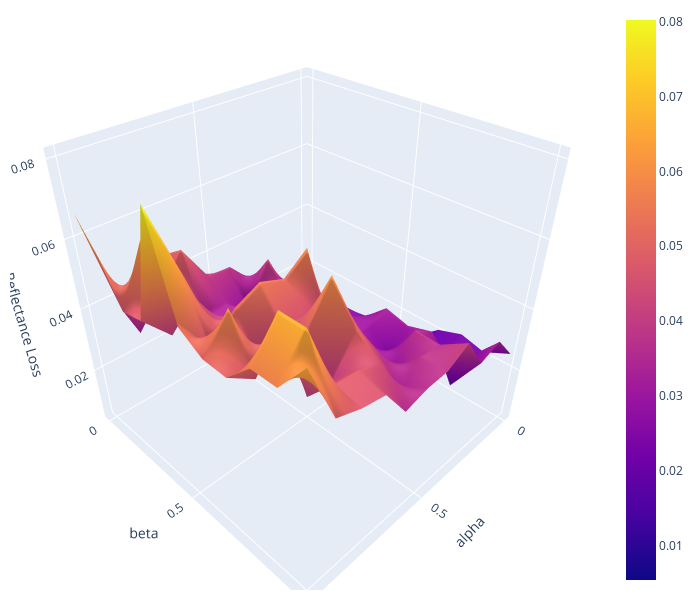

Here is the notebook cell this chart was saved with:
### Code cell
idxs = np.arange(0.0, 1.01, 0.1)

matrix = []

for i in idxs:
    row = []
    for j in idxs:
        for item in study:
            if item['alpha'] == j.round(1) and item['beta'] == i.round(1):
                row.append(item['ref'])
    matrix.append(np.array(row))

matrix_array = np.array(matrix, dtype='float32')

fig = go.Figure(go.Surface(
    contours = {
        "x": {"show": True, "start": 1.5, "end": 2, "size": 0.04, "color":"white"},
        "z": {"show": True, "start": 0.5, "end": 0.8, "size": 0.05}
    },
    x = idxs,
    y = idxs,
    z = matrix_array
    ))
fig.update_layout(
        scene = {
            "xaxis": {"nticks": 5},
            "yaxis": {"nticks": 5},
            "zaxis": {"nticks": 5}
        })

fig.update_layout(scene = dict(
                    xaxis_title='alpha',
                    yaxis_title='beta',
                    zaxis_title='Reflectance Loss'),
                    width=700,
                    height=600,
                    margin=dict(r=20, b=10, l=10, t=10),
                )

fig.show()

### Figure 1 — Plotly figure (JSON) as saved in the notebook; plotly's stock layout.template omitted (floating-point values rounded to 4 significant figures)
{"data": [{"contours": {"x": {"color": "white", "end": 2, "show": true, "size": 0.04, "start": 1.5}, "z": {"end": 0.8, "show": true, "size": 0.05, "start": 0.5}}, "type": "surface", "x": [0, 0.1, 0.2, 0.3, 0.4, 0.5, 0.6, 0.7, 0.8, 0.9, 1], "y": [0, 0.1, 0.2, 0.3, 0.4, 0.5, 0.6, 0.7, 0.8, 0.9, 1], "z": [[0.0054, 0.01249, 0.02488, 0.0242, 0.01912, 0.0292, 0.03796, 0.04623, 0.04387, 0.03584, 0.0675], [0.008221, 0.01449, 0.0179, 0.02349, 0.03128, 0.03894, 0.03945, 0.05078, 0.04126, 0.03252, 0.05927], [0.01247, 0.01334, 0.02724, 0.02156, 0.04149, 0.02714, 0.03414, 0.03366, 0.04696, 0.06353, 0.04693], [0.007852, 0.01665, 0.01763, 0.03824, 0.03428, 0.03434, 0.03569, 0.03538, 0.04726, 0.04005, 0.04829], [0.01231, 0.01773, 0.02584, 0.02147, 0.02589, 0.03494, 0.03366, 0.0446, 0.03992, 0.06071, 0.08024], [0.01411, 0.02143, 0.0259, 0.0306, 0.02861, 0.05772, 0.05261, 0.05524, 0.05194, 0.04399, 0.05462], [0.01484, 0.02054, 0.03266, 0.03031, 0.03158, 0.0393, 0.0456, 0.04564, 0.03913, 0.05964, 0.05055], [0.02128, 0.0198, 0.03081, 0.02457, 0.03302, 0.03856, 0.06052, 0.0496, 0.05674, 0.0452, 0.05027], [0.0238, 0.02138, 0.033, 0.03757, 0.03004, 0.04037, 0.05083, 0.03989, 0.04017, 0.06682, 0.05725], [0.02186, 0.02478, 0.01948, 0.0373, 0.03811, 0.03324, 0.04479, 0.04774, 0.04844, 0.06671, 0.05726], [0.02564, 0.03392, 0.03151, 0.042, 0.03813, 0.03775, 0.03587, 0.04568, 0.04709, 0.04967, 0.06652]]}], "layout": {"height": 600, "margin": {"b": 10, "l": 10, "r": 20, "t": 10}, "scene": {"xaxis": {"nticks": 5, "title": {"text": "alpha"}}, "yaxis": {"nticks": 5, "title": {"text": "beta"}}, "zaxis": {"nticks": 5, "title": {"text": "Reflectance Loss"}}}, "width": 700}}
